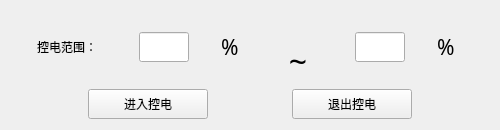
<?xml version="1.0" encoding="UTF-8"?>
<ui version="4.0">
 <class>Control_Electricity</class>
 <widget class="QWidget" name="Control_Electricity">
  <property name="geometry">
   <rect>
    <x>0</x>
    <y>0</y>
    <width>500</width>
    <height>130</height>
   </rect>
  </property>
  <property name="windowTitle">
   <string>Form</string>
  </property>
  <layout class="QGridLayout" name="gridLayout">
   <item row="0" column="0">
    <layout class="QVBoxLayout" name="verticalLayout">
     <item>
      <layout class="QHBoxLayout" name="horizontalLayout" stretch="0,0,0,0,0,0">
       <item>
        <widget class="QLabel" name="label">
         <property name="minimumSize">
          <size>
           <width>70</width>
           <height>0</height>
          </size>
         </property>
         <property name="maximumSize">
          <size>
           <width>70</width>
           <height>16777215</height>
          </size>
         </property>
         <property name="text">
          <string>控电范围：</string>
         </property>
        </widget>
       </item>
       <item>
        <widget class="QLineEdit" name="lineEditMin">
         <property name="minimumSize">
          <size>
           <width>50</width>
           <height>30</height>
          </size>
         </property>
         <property name="maximumSize">
          <size>
           <width>50</width>
           <height>30</height>
          </size>
         </property>
        </widget>
       </item>
       <item>
        <widget class="QLabel" name="label_2">
         <property name="minimumSize">
          <size>
           <width>20</width>
           <height>0</height>
          </size>
         </property>
         <property name="maximumSize">
          <size>
           <width>20</width>
           <height>16777215</height>
          </size>
         </property>
         <property name="font">
          <font>
           <family>黑体</family>
           <pointsize>16</pointsize>
          </font>
         </property>
         <property name="text">
          <string>%</string>
         </property>
        </widget>
       </item>
       <item>
        <widget class="QLabel" name="label_4">
         <property name="minimumSize">
          <size>
           <width>50</width>
           <height>0</height>
          </size>
         </property>
         <property name="maximumSize">
          <size>
           <width>50</width>
           <height>16777215</height>
          </size>
         </property>
         <property name="font">
          <font>
           <family>黑体</family>
           <pointsize>24</pointsize>
          </font>
         </property>
         <property name="layoutDirection">
          <enum>Qt::LeftToRight</enum>
         </property>
         <property name="text">
          <string>~</string>
         </property>
         <property name="alignment">
          <set>Qt::AlignBottom|Qt::AlignHCenter</set>
         </property>
        </widget>
       </item>
       <item>
        <widget class="QLineEdit" name="lineEditMax">
         <property name="minimumSize">
          <size>
           <width>50</width>
           <height>30</height>
          </size>
         </property>
         <property name="maximumSize">
          <size>
           <width>50</width>
           <height>30</height>
          </size>
         </property>
        </widget>
       </item>
       <item>
        <widget class="QLabel" name="label_3">
         <property name="minimumSize">
          <size>
           <width>20</width>
           <height>0</height>
          </size>
         </property>
         <property name="maximumSize">
          <size>
           <width>20</width>
           <height>16777215</height>
          </size>
         </property>
         <property name="font">
          <font>
           <family>黑体</family>
           <pointsize>16</pointsize>
          </font>
         </property>
         <property name="text">
          <string>%</string>
         </property>
        </widget>
       </item>
      </layout>
     </item>
     <item>
      <layout class="QHBoxLayout" name="horizontalLayout_2">
       <item>
        <spacer name="horizontalSpacer_2">
         <property name="orientation">
          <enum>Qt::Horizontal</enum>
         </property>
         <property name="sizeHint" stdset="0">
          <size>
           <width>40</width>
           <height>20</height>
          </size>
         </property>
        </spacer>
       </item>
       <item>
        <widget class="QPushButton" name="ButtonEnter">
         <property name="minimumSize">
          <size>
           <width>120</width>
           <height>30</height>
          </size>
         </property>
         <property name="maximumSize">
          <size>
           <width>120</width>
           <height>30</height>
          </size>
         </property>
         <property name="text">
          <string>进入控电</string>
         </property>
        </widget>
       </item>
       <item>
        <spacer name="horizontalSpacer">
         <property name="orientation">
          <enum>Qt::Horizontal</enum>
         </property>
         <property name="sizeHint" stdset="0">
          <size>
           <width>40</width>
           <height>20</height>
          </size>
         </property>
        </spacer>
       </item>
       <item>
        <widget class="QPushButton" name="ButtonExit">
         <property name="minimumSize">
          <size>
           <width>120</width>
           <height>30</height>
          </size>
         </property>
         <property name="maximumSize">
          <size>
           <width>120</width>
           <height>30</height>
          </size>
         </property>
         <property name="text">
          <string>退出控电</string>
         </property>
        </widget>
       </item>
       <item>
        <spacer name="horizontalSpacer_3">
         <property name="orientation">
          <enum>Qt::Horizontal</enum>
         </property>
         <property name="sizeHint" stdset="0">
          <size>
           <width>40</width>
           <height>20</height>
          </size>
         </property>
        </spacer>
       </item>
      </layout>
     </item>
    </layout>
   </item>
  </layout>
 </widget>
 <resources/>
 <connections/>
</ui>
